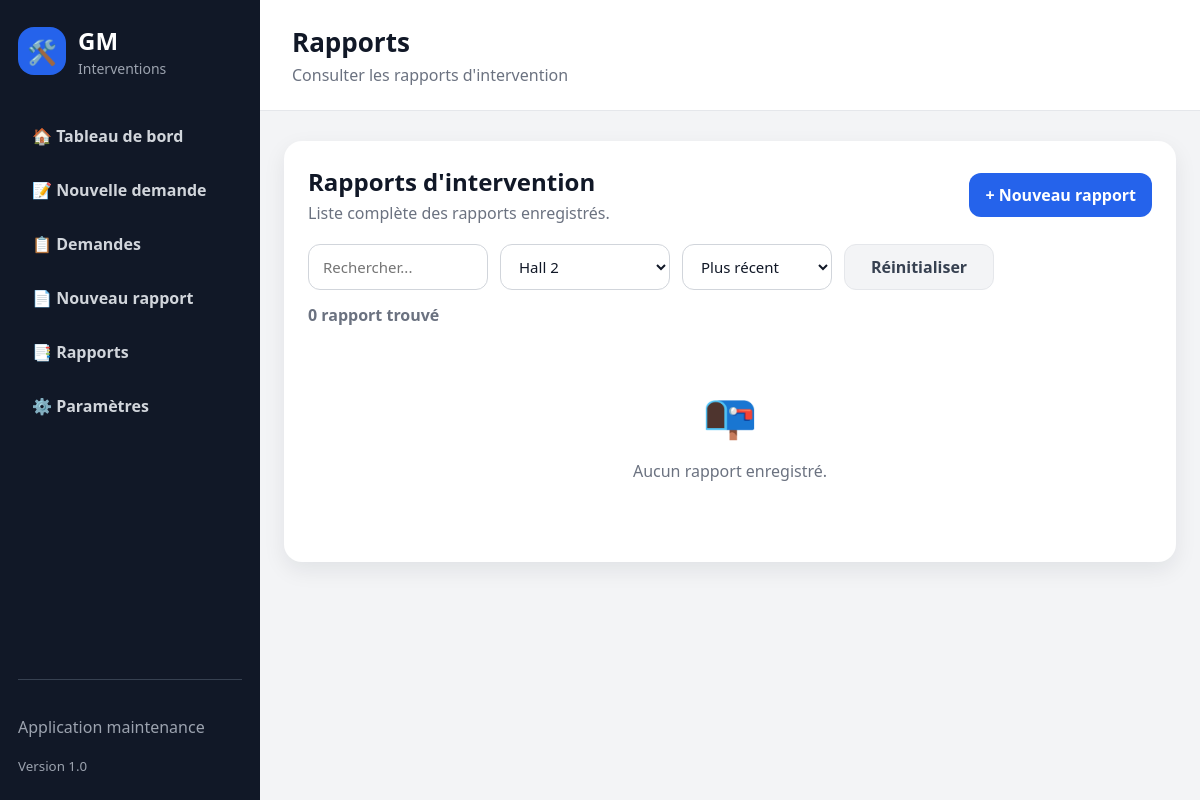
The app's page /rapports?secteur_id=6, older data.
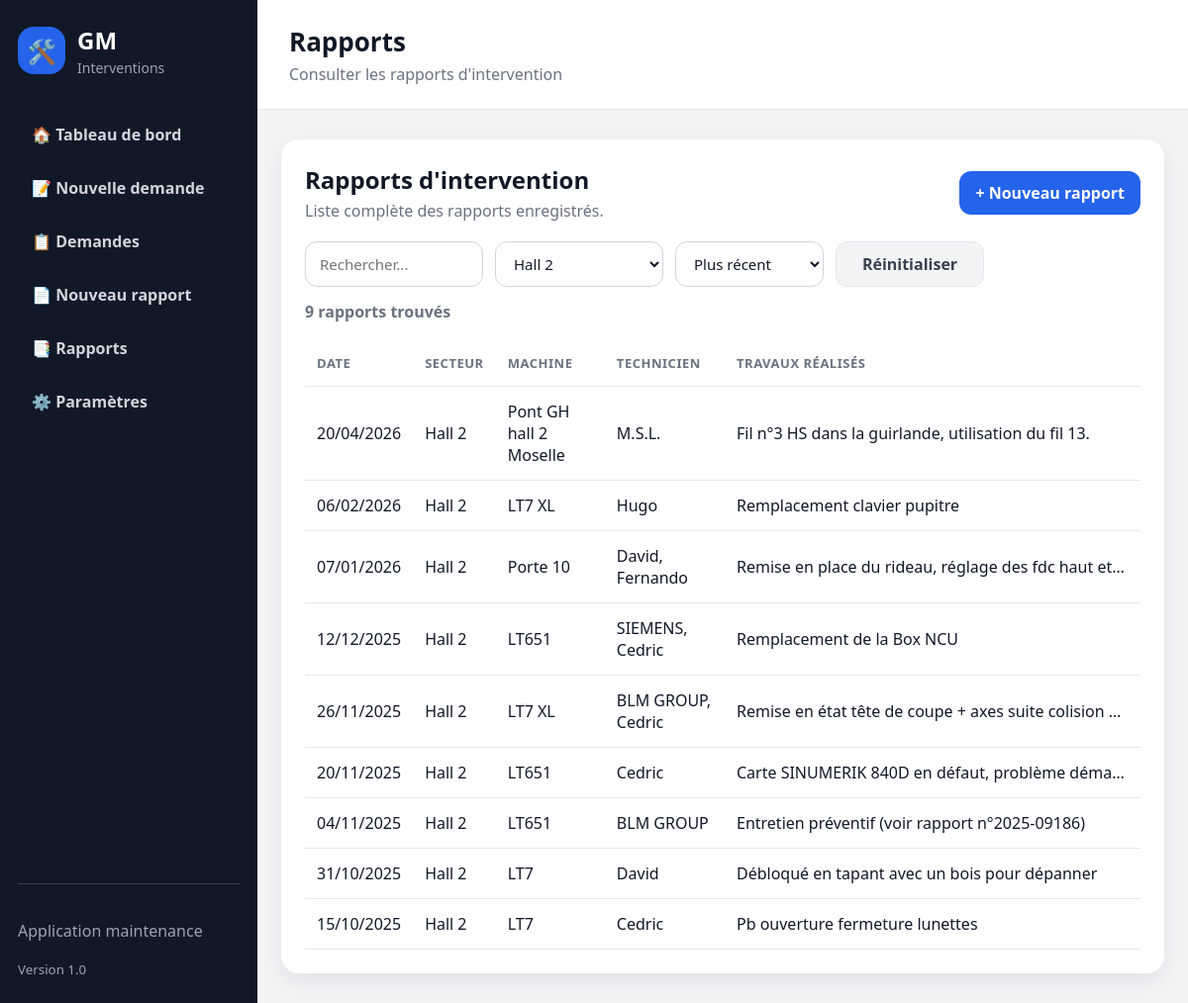
The same page, newer data.
### tables this page shows
CREATE TABLE rapports_intervention (
            id INTEGER PRIMARY KEY AUTOINCREMENT,
            secteur_id INTEGER,
            machine TEXT,
            probleme TEXT NOT NULL,
            travaux TEXT NOT NULL,
            technicien TEXT NOT NULL,
            commentaire TEXT,
            reference TEXT,
            date_rapport TIMESTAMP DEFAULT CURRENT_TIMESTAMP,
            FOREIGN KEY (secteur_id) REFERENCES secteurs(id)
        );

CREATE TABLE secteurs (
            id INTEGER PRIMARY KEY AUTOINCREMENT,
            nom TEXT NOT NULL UNIQUE
        );

### routes/rapports.py (the view, shortened to what this page needs)
@rapports_bp.route("/rapports")
def liste_rapports():
    recherche = request.args.get("recherche", "").strip()
    secteur_id = request.args.get("secteur_id", "").strip()
    tri = request.args.get("tri", "recent").strip()
    query = """
        SELECT
            rapports_intervention.*,
            secteurs.nom AS secteur_nom
        FROM rapports_intervention
        LEFT JOIN secteurs
            ON rapports_intervention.secteur_id = secteurs.id
        WHERE 1 = 1
    """
    params = []
    if secteur_id:
        query += """
            AND rapports_intervention.secteur_id = ?
        """
        params.append(secteur_id)
    order_by_options = {
        "ancien": "rapports_intervention.date_rapport ASC",
        "secteur": "secteurs.nom ASC",
        "technicien": "rapports_intervention.technicien ASC",
        "recent": "rapports_intervention.date_rapport DESC",
    }
    order_by = order_by_options.get(
        tri,
        order_by_options["recent"]
    )
    query += f" ORDER BY {order_by}"
    with connexion_db() as conn:
        rapports = conn.execute(
            query,
            params
        ).fetchall()
        secteurs = get_all_secteurs(conn)
    return render_template(
        "rapports/liste.html",
        rapports=rapports,
        secteurs=secteurs,
        recherche=recherche,
        secteur_id=secteur_id,
        tri=tri
    )

### app.py (called while the page is built)
@app.template_filter("date_fr")
def date_fr(value):
    if not value:
        return ""
    if isinstance(value, datetime):
        return value.strftime("%d/%m/%Y")
    try:
        date_value = datetime.fromisoformat(str(value))
        return date_value.strftime("%d/%m/%Y")
    except (ValueError, TypeError):
        return str(value)

### database.py (called while the page is built)
def is_postgres():
    return bool(DATABASE_URL)

def get_db_connection():
    if is_postgres():
        return PostgresConnectionAdapter(DATABASE_URL)
    conn = sqlite3.connect(DB_PATH)
    conn.row_factory = sqlite3.Row
    conn.execute("PRAGMA foreign_keys = ON")
    return conn

### routes/rapports.py (called while the page is built)
def get_all_secteurs(conn):
    return conn.execute("""
        SELECT *
        FROM secteurs
        WHERE actif = TRUE
        ORDER BY nom
    """).fetchall()

### services/database_service.py (called while the page is built)
@contextmanager
def connexion_db():
    conn = get_db_connection()
    try:
        yield conn
    finally:
        conn.close()

### templates/rapports/liste.html (shortened to what this page needs)
{% extends "base.html" %}
{% block page_title %}
Rapports
{% endblock %}
{% block page_subtitle %}
Consulter les rapports d'intervention
{% endblock %}
{% block content %}
<section class="card">
    <div class="section-header">
        <div>
            <h2>Rapports d'intervention</h2>
            <p>Liste complète des rapports enregistrés.</p>
        </div>
        <a href="/rapports/nouveau" class="btn">
            + Nouveau rapport
        </a>
    </div>
    <form
        method="GET"
        class="filters-bar"
        id="filtersForm"
        data-filters-form
        data-storage-key="gm-rapports-filters"
    >
        <input
            type="text"
            name="recherche"
            placeholder="Rechercher..."
            value="{{ recherche }}"
        >
        <select name="secteur_id">
            {% for secteur in secteurs %}
                <option
                    value="{{ secteur.id }}"
                    {% if secteur_id == secteur.id|string %}
                        selected
                    {% endif %}
                >
                    {{ secteur.nom }}
                </option>
            {% endfor %}
        </select>
        <select name="tri">
            <option
                value="recent"
                {% if tri == "recent" %}
                    selected
                {% endif %}
            >
                Plus récent
            </option>
        </select>
        <a
            href="{{ url_for('rapports.liste_rapports') }}"
            class="btn-secondary"
            data-reset-filters
        >
            Réinitialiser
        </a>
    </form>
    <p class="result-count">
        {{ rapports|length }}
        rapport{{ "s" if rapports|length > 1 else "" }}
        trouvé{{ "s" if rapports|length > 1 else "" }}
    </p>
    {% if rapports %}
        <div class="table-container">
            <table class="modern-table">
                <thead>
                    <tr>
                        <th>
                            Date
                        </th>
                        <th>
                            Secteur
                        </th>
                        <th>
                            Machine
                        </th>
                        <th>
                            Technicien
                        </th>
                        <th>
                            Travaux réalisés
                        </th>
                    </tr>
                </thead>
                <tbody>
                    {% for rapport in rapports %}
                        <tr
                            class="clickable-row"
                            onclick="window.location='/rapports/{{ rapport.id }}'"
                        >
                            <td>
                                {{ rapport.date_rapport|date_fr }}
                            </td>
                            <td>
                                {{ rapport.secteur_nom or "Non renseigné" }}
                            </td>
                            <td>
                                {{ rapport.machine or "-" }}
                            </td>
                            <td>
                                {{ rapport.technicien or "-" }}
                            </td>
                            <td
                                class="travaux-cell"
                                title="{{ rapport.travaux or '' }}"
                            >
                                {% if rapport.travaux %}
                                    {{ rapport.travaux[:100] }}
                                {% else %}
                                    -
                                {% endif %}
                            </td>
                        </tr>
                    {% endfor %}
                </tbody>
            </table>
        </div>
    {% else %}
        <div class="empty-state">
            <div class="icon">
                📭
            </div>
            <p>
                Aucun rapport enregistré.
            </p>
        </div>
    {% endif %}
</section>
{% endblock %}

Row changes from the older to the newer data that the page shows:
added rapports_intervention: date_rapport "20/04/2026", nom "Hall 2", machine "Pont GH hall 2 Moselle", technicien "M.S.L.", travaux "Fil n°3 HS dans la guirlande, utilisation du fil 13."
added rapports_intervention: date_rapport "06/02/2026", nom "Hall 2", machine "LT7 XL", technicien "Hugo", travaux "Remplacement clavier pupitre"
added rapports_intervention: date_rapport "07/01/2026", nom "Hall 2", machine "Porte 10", technicien "David, Fernando", travaux "Remise en place du rideau, réglage des fdc haut et…"
added rapports_intervention: date_rapport "12/12/2025", nom "Hall 2", machine "LT651", technicien "SIEMENS, Cedric", travaux "Remplacement de la Box NCU"
added rapports_intervention: date_rapport "26/11/2025", nom "Hall 2", machine "LT7 XL", technicien "BLM GROUP, Cedric", travaux "Remise en état tête de coupe + axes suite colision…"
added rapports_intervention: date_rapport "20/11/2025", nom "Hall 2", machine "LT651", technicien "Cedric", travaux "Carte SINUMERIK 840D en défaut, problème déma…"
added rapports_intervention: date_rapport "04/11/2025", nom "Hall 2", machine "LT651", technicien "BLM GROUP", travaux "Entretien préventif (voir rapport n°2025-09186)"
added rapports_intervention: date_rapport "31/10/2025", nom "Hall 2", machine "LT7", technicien "David", travaux "Débloqué en tapant avec un bois pour dépanner"
added rapports_intervention: date_rapport "15/10/2025", nom "Hall 2", machine "LT7", technicien "Cedric", travaux "Pb ouverture fermeture lunettes"
Text that changed along with them:
{{ rapports|length }}: "0" → "9"
{{ "s" if rapports|length > 1 else "" }}: (not shown) → "s"
text no longer shown: "📭 Aucun rapport enregistré."
text now shown: "DATE SECTEUR MACHINE TECHNICIEN TRAVAUX RÉALISÉS"
